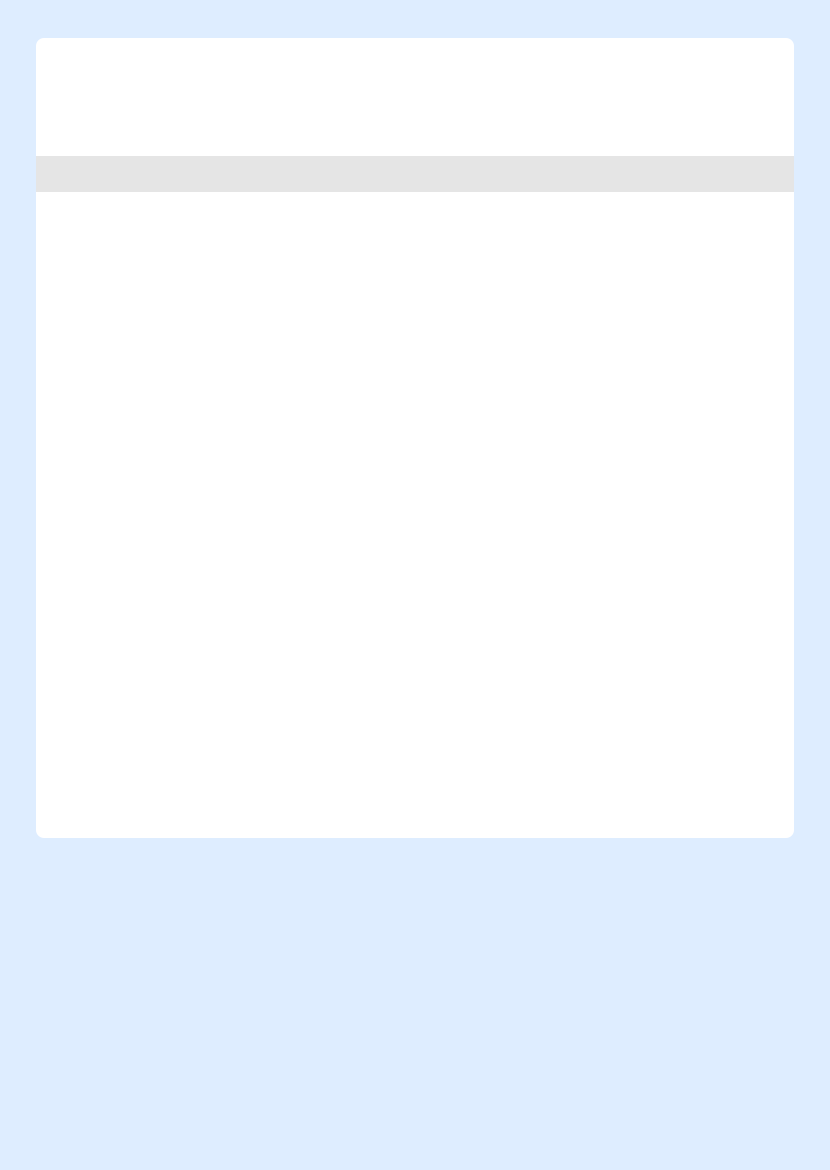
<?xml version="1.0" encoding="UTF-8"?>
<ui version="4.0">
 <class>Table</class>
 <widget class="QWidget" name="Table">
  <property name="geometry">
   <rect>
    <x>0</x>
    <y>0</y>
    <width>830</width>
    <height>1170</height>
   </rect>
  </property>
  <property name="windowTitle">
   <string/>
  </property>
  <property name="styleSheet">
   <string notr="true">background-color: rgb(222, 237, 255);</string>
  </property>
  <widget class="QWidget" name="m_page" native="true">
   <property name="geometry">
    <rect>
     <x>36</x>
     <y>38</y>
     <width>758</width>
     <height>800</height>
    </rect>
   </property>
   <property name="maximumSize">
    <size>
     <width>16777215</width>
     <height>16777215</height>
    </size>
   </property>
   <property name="styleSheet">
    <string notr="true">background-color: rgb(255, 255, 255);
border-radius:8px;
font:NotoSansCJKsc-Regular;</string>
   </property>
   <widget class="QWidget" name="widget_4" native="true">
    <property name="geometry">
     <rect>
      <x>0</x>
      <y>0</y>
      <width>758</width>
      <height>100</height>
     </rect>
    </property>
    <property name="maximumSize">
     <size>
      <width>16777215</width>
      <height>100</height>
     </size>
    </property>
    <property name="styleSheet">
     <string notr="true">background-color: transparent;</string>
    </property>
    <widget class="QLabel" name="label_18">
     <property name="geometry">
      <rect>
       <x>0</x>
       <y>28</y>
       <width>751</width>
       <height>54</height>
      </rect>
     </property>
     <property name="maximumSize">
      <size>
       <width>16777215</width>
       <height>54</height>
      </size>
     </property>
     <property name="text">
      <string/>
     </property>
     <property name="pixmap">
      <pixmap resource="../../../../resources/resources.qrc">:/images/pdf-head</pixmap>
     </property>
     <property name="alignment">
      <set>Qt::AlignCenter</set>
     </property>
    </widget>
    <widget class="QLabel" name="reinforceChart">
     <property name="geometry">
      <rect>
       <x>220</x>
       <y>28</y>
       <width>331</width>
       <height>48</height>
      </rect>
     </property>
     <property name="styleSheet">
      <string notr="true">font:NotoSansCJKsc-Regular;
font-size:18px;
background-color: transparent;
color:white;</string>
     </property>
     <property name="text">
      <string>Safety Reinforcement Chart</string>
     </property>
     <property name="alignment">
      <set>Qt::AlignCenter</set>
     </property>
    </widget>
   </widget>
   <widget class="QWidget" name="m_line" native="true">
    <property name="geometry">
     <rect>
      <x>0</x>
      <y>100</y>
      <width>758</width>
      <height>72</height>
     </rect>
    </property>
    <property name="sizePolicy">
     <sizepolicy hsizetype="Preferred" vsizetype="Minimum">
      <horstretch>0</horstretch>
      <verstretch>0</verstretch>
     </sizepolicy>
    </property>
    <property name="minimumSize">
     <size>
      <width>0</width>
      <height>36</height>
     </size>
    </property>
    <layout class="QVBoxLayout" name="verticalLayout">
     <property name="spacing">
      <number>0</number>
     </property>
     <property name="leftMargin">
      <number>0</number>
     </property>
     <property name="topMargin">
      <number>0</number>
     </property>
     <property name="rightMargin">
      <number>0</number>
     </property>
     <property name="bottomMargin">
      <number>0</number>
     </property>
     <item>
      <widget class="QWidget" name="m_tableHeader" native="true">
       <property name="sizePolicy">
        <sizepolicy hsizetype="Preferred" vsizetype="Minimum">
         <horstretch>0</horstretch>
         <verstretch>0</verstretch>
        </sizepolicy>
       </property>
       <property name="minimumSize">
        <size>
         <width>0</width>
         <height>36</height>
        </size>
       </property>
       <property name="maximumSize">
        <size>
         <width>16777215</width>
         <height>36</height>
        </size>
       </property>
       <property name="styleSheet">
        <string notr="true">background-color: rgb(229, 229, 229);
border-radius:0px;</string>
       </property>
       <layout class="QHBoxLayout" name="horizontalLayout">
        <property name="spacing">
         <number>0</number>
        </property>
        <property name="leftMargin">
         <number>16</number>
        </property>
        <property name="topMargin">
         <number>0</number>
        </property>
        <property name="rightMargin">
         <number>16</number>
        </property>
        <property name="bottomMargin">
         <number>0</number>
        </property>
        <item>
         <widget class="QLabel" name="m_columnName1">
          <property name="sizePolicy">
           <sizepolicy hsizetype="Fixed" vsizetype="Minimum">
            <horstretch>0</horstretch>
            <verstretch>0</verstretch>
           </sizepolicy>
          </property>
          <property name="maximumSize">
           <size>
            <width>500</width>
            <height>36</height>
           </size>
          </property>
          <property name="styleSheet">
           <string notr="true">font: NotoSansCJKsc-Regular;
font-size: 14px;
color: #000000;</string>
          </property>
          <property name="text">
           <string/>
          </property>
          <property name="alignment">
           <set>Qt::AlignLeading|Qt::AlignLeft|Qt::AlignVCenter</set>
          </property>
         </widget>
        </item>
        <item>
         <widget class="QLabel" name="m_columnName2">
          <property name="sizePolicy">
           <sizepolicy hsizetype="Fixed" vsizetype="Minimum">
            <horstretch>0</horstretch>
            <verstretch>0</verstretch>
           </sizepolicy>
          </property>
          <property name="minimumSize">
           <size>
            <width>240</width>
            <height>36</height>
           </size>
          </property>
          <property name="maximumSize">
           <size>
            <width>16777215</width>
            <height>36</height>
           </size>
          </property>
          <property name="styleSheet">
           <string notr="true">font: NotoSansCJKsc-Regular;
font-size: 14px;
color: #000000;</string>
          </property>
          <property name="text">
           <string/>
          </property>
          <property name="alignment">
           <set>Qt::AlignLeading|Qt::AlignLeft|Qt::AlignVCenter</set>
          </property>
         </widget>
        </item>
        <item>
         <widget class="QLabel" name="m_columnName3">
          <property name="sizePolicy">
           <sizepolicy hsizetype="Fixed" vsizetype="Minimum">
            <horstretch>0</horstretch>
            <verstretch>0</verstretch>
           </sizepolicy>
          </property>
          <property name="minimumSize">
           <size>
            <width>240</width>
            <height>36</height>
           </size>
          </property>
          <property name="maximumSize">
           <size>
            <width>16777215</width>
            <height>36</height>
           </size>
          </property>
          <property name="styleSheet">
           <string notr="true">font: NotoSansCJKsc-Regular;
font-size: 14px;
color: #000000;</string>
          </property>
          <property name="text">
           <string/>
          </property>
          <property name="alignment">
           <set>Qt::AlignLeading|Qt::AlignLeft|Qt::AlignVCenter</set>
          </property>
         </widget>
        </item>
        <item>
         <widget class="QLabel" name="m_columnName4">
          <property name="sizePolicy">
           <sizepolicy hsizetype="Fixed" vsizetype="Minimum">
            <horstretch>0</horstretch>
            <verstretch>0</verstretch>
           </sizepolicy>
          </property>
          <property name="minimumSize">
           <size>
            <width>150</width>
            <height>36</height>
           </size>
          </property>
          <property name="maximumSize">
           <size>
            <width>16777215</width>
            <height>36</height>
           </size>
          </property>
          <property name="styleSheet">
           <string notr="true">font: NotoSansCJKsc-Regular;
font-size: 14px;
color: #000000;</string>
          </property>
          <property name="text">
           <string/>
          </property>
          <property name="alignment">
           <set>Qt::AlignLeading|Qt::AlignLeft|Qt::AlignVCenter</set>
          </property>
          <property name="margin">
           <number>0</number>
          </property>
         </widget>
        </item>
       </layout>
      </widget>
     </item>
    </layout>
   </widget>
  </widget>
  <widget class="QLabel" name="m_picture">
   <property name="geometry">
    <rect>
     <x>0</x>
     <y>0</y>
     <width>830</width>
     <height>71</height>
    </rect>
   </property>
   <property name="styleSheet">
    <string notr="true">background-color: transparent;</string>
   </property>
   <property name="text">
    <string/>
   </property>
   <property name="pixmap">
    <pixmap resource="../../../../resources/resources.qrc">:/images/pdf-clip</pixmap>
   </property>
   <property name="alignment">
    <set>Qt::AlignCenter</set>
   </property>
  </widget>
  <widget class="QLabel" name="m_tailPic">
   <property name="geometry">
    <rect>
     <x>0</x>
     <y>852</y>
     <width>830</width>
     <height>318</height>
    </rect>
   </property>
   <property name="text">
    <string/>
   </property>
   <property name="pixmap">
    <pixmap resource="../../../../resources/resources.qrc">:/images/pdf-end</pixmap>
   </property>
  </widget>
  <widget class="QLabel" name="m_tailBar">
   <property name="geometry">
    <rect>
     <x>0</x>
     <y>1130</y>
     <width>831</width>
     <height>41</height>
    </rect>
   </property>
   <property name="styleSheet">
    <string notr="true">background-color: transparent ;
color: #ffffff;
font:16px AdobeHeitiStd-Regular;
</string>
   </property>
   <property name="text">
    <string/>
   </property>
   <property name="alignment">
    <set>Qt::AlignCenter</set>
   </property>
  </widget>
 </widget>
 <resources>
  <include location="../../../../resources/resources.qrc"/>
 </resources>
 <connections/>
</ui>
